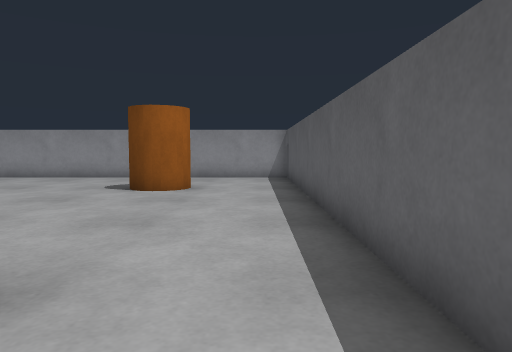
View 1 (above)

18 first-person views from a walk through a robot-simulator world made for Gazebo. The camera is 0.57 m above the floor, tilts 4° down and sees 70° across. The floor is counted in squares, 0.5 m on a side. Each view is taken from the middle of a square. On the plan, view 1 faces up. The plan holds only what a view shows up to about 14 squares ahead; the rest is blank.

View 2
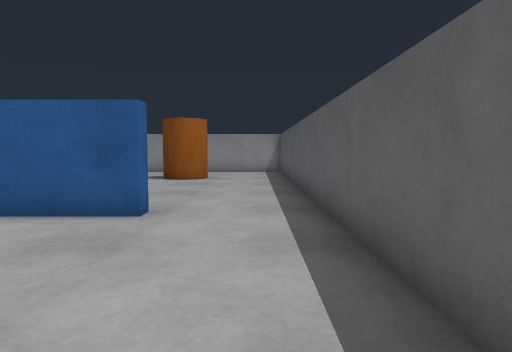

View 3
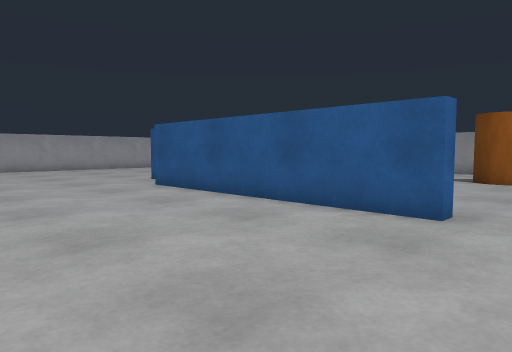

View 4
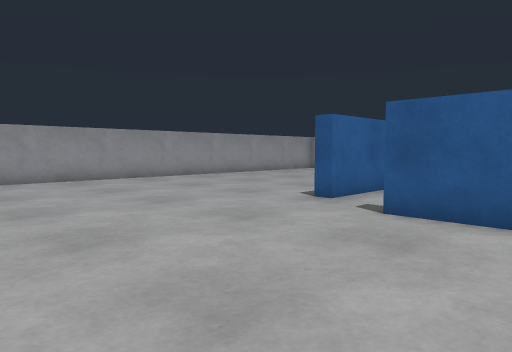

View 5
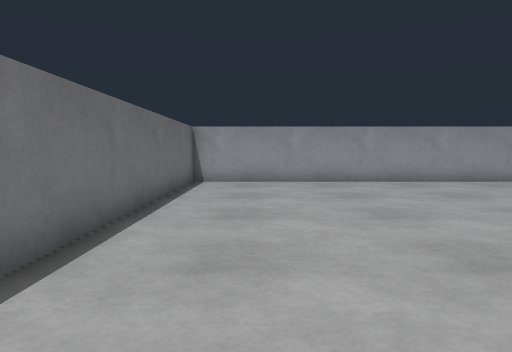

View 6
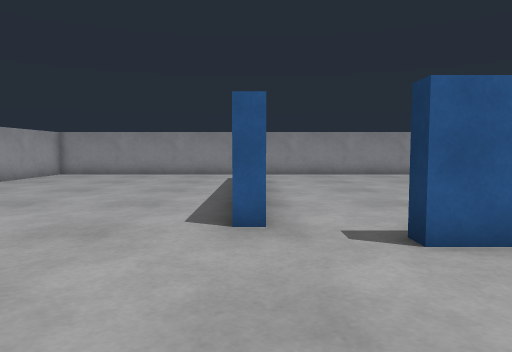

View 7
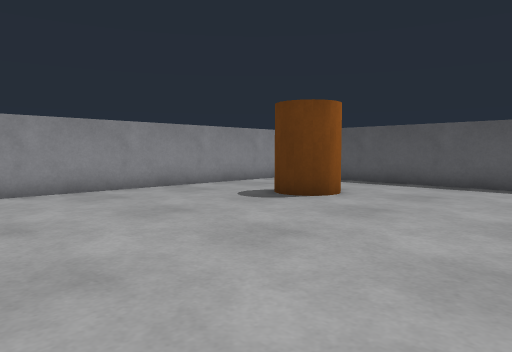

View 8
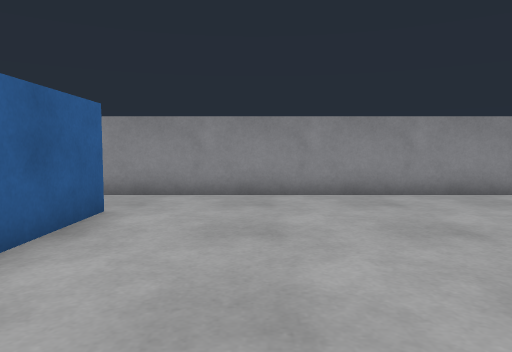

View 9
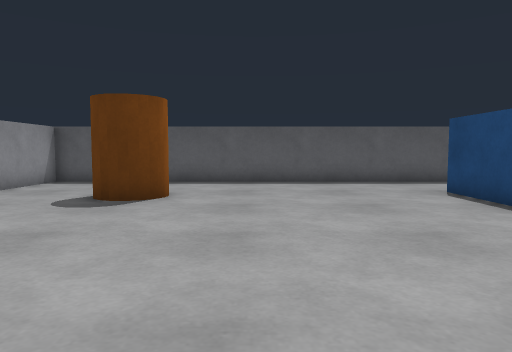

View 10
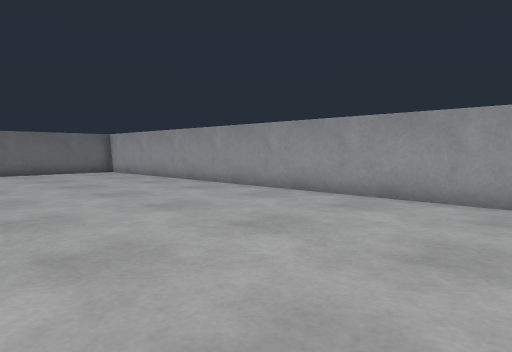

View 11
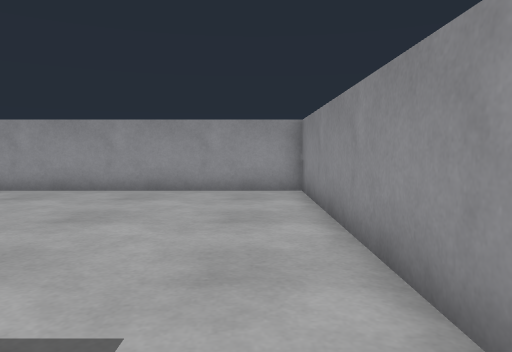

View 12
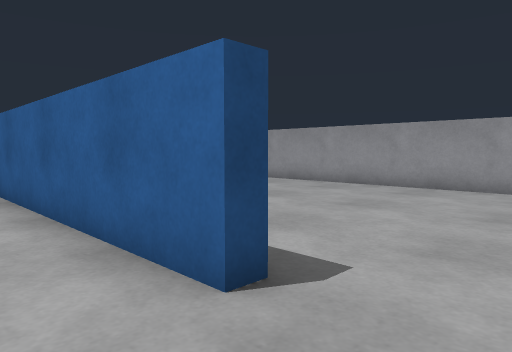

View 13
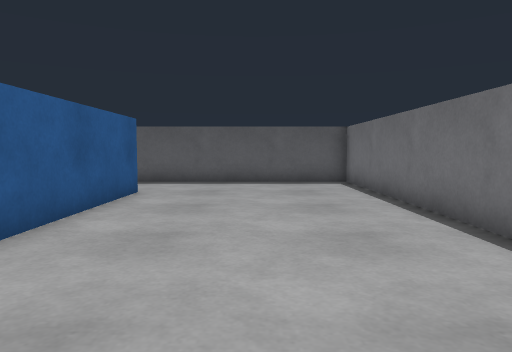

View 14
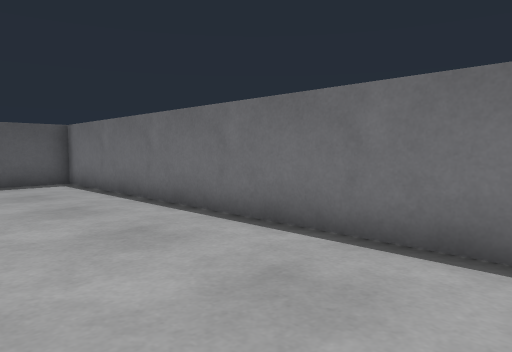

View 15
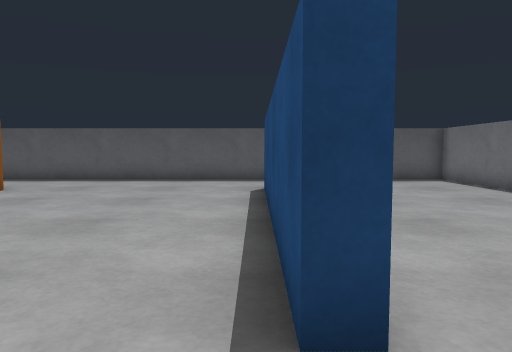

View 16
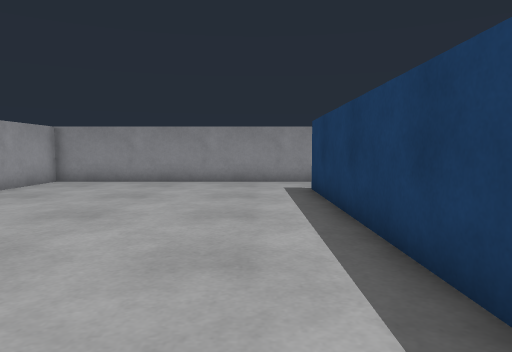

View 17
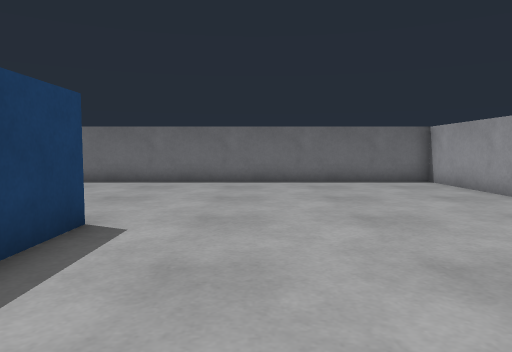

View 18
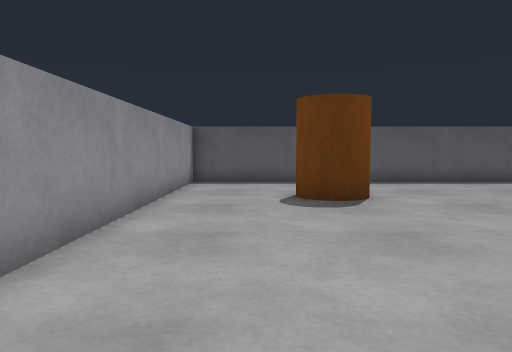

### Floor plan
Ten units are one square. View 1 is at (0, 0); x grows to the right and y downward. Boxes are objects, and circles mark ways between rooms. Rooms are numbered by the first view taken in them; rooms with no view inside come last. Other rooms are left out.
<svg viewBox="-228 -158 246 206">
<path fill="none" stroke="#000" d="M-129 -34 -133 -34 -133 -128 -129 -128M-20 -23 -110 -23M-116 -153 -223 -153 -223 43 13 43 13 -4M-129 -128 -129 -34M-110 -23 -110 -27 -20 -27 -20 -23M13 -4 13 -153 -116 -153"/>
<rect x="-45" y="-125" width="30" height="30" fill="#bbb"><title>pillar</title></rect>
<circle cx="-113" cy="-140" r="3" fill="#2a7"/>
<circle cx="-120" cy="-30" r="3" fill="#2a7"/>
<circle cx="0" cy="-13" r="3" fill="#2a7"/>
<text x="-140" y="-30">1</text>
<text x="-50" y="-90">2</text>
</svg>
Room 1 opens to room 2.

Where each view was taken, in squares from view 1:
view 1: 0 up, 0 right, facing up
view 2: 4 down, 0 right, facing up
view 3: 4 down, 0 right, facing up-left
view 4: 4 down, 8 left, facing up-left
view 5: 2 down, 9 left, facing left
view 6: 2 down, 13 left, facing up
view 7: 5 up, 11 left, facing up-right
view 8: 6 up, 10 left, facing up
view 9: 8 up, 12 left, facing right
view 10: 15 up, 14 left, facing down-left
view 11: 14 up, 12 left, facing left
view 12: 15 up, 11 left, facing down-left
view 13: 1 down, 12 left, facing right
view 14: 0 up, 12 left, facing down-right
view 15: 3 up, 13 left, facing right
view 16: 2 up, 15 left, facing up
view 17: 9 up, 16 left, facing down
view 18: 13 up, 12 left, facing right
